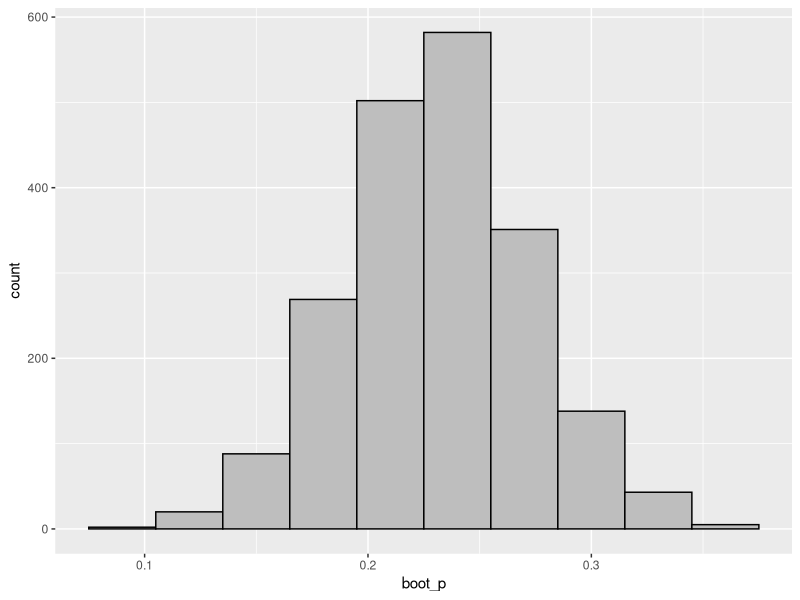
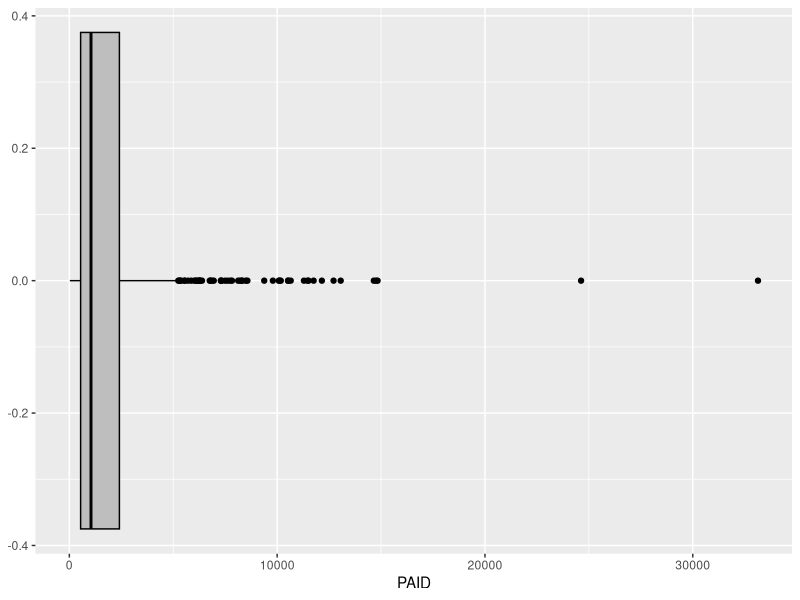
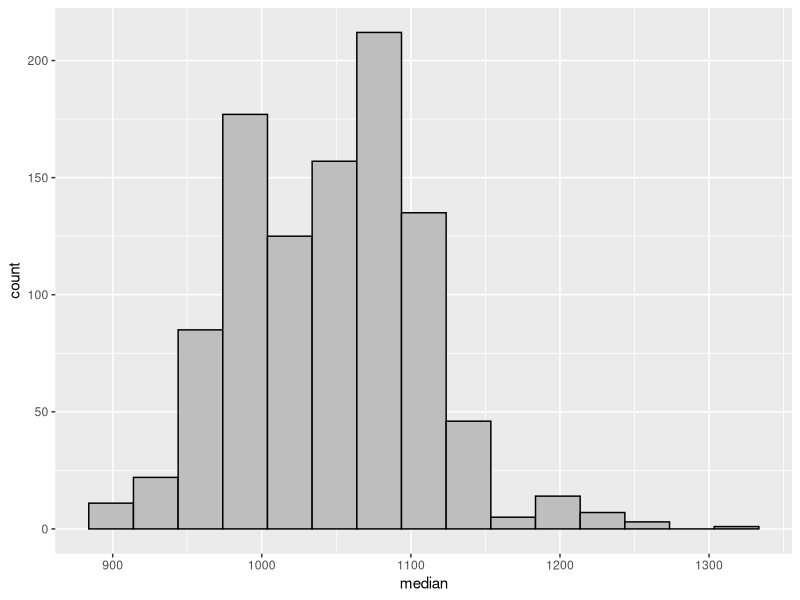

Write R code to recreate these figures, in order.
## ---- chunk 1
library(tidyverse)
library(knitr)

opts_chunk$set(warning = FALSE, message = FALSE)
## ---- chunk 2
# Instructions for how students should define tests
STUDENT_NUMBER <- 1010057028;  # replace 130 by your real student number
## ---- chunk 3
# Create a data frame
road_side <- c( rep("left", 86), rep("right", 270-86) )
roaddata <- tibble(road_side)
## ---- chunk 4
Q1a_sample_vs_pop <- "POPULATION"
## ---- chunk 5
set.seed(STUDENT_NUMBER) # Do not change this line of code

Q1b_road_sample <- roaddata %>% sample_n(size=100)
## ---- chunk 6
Q1c_i_repetitions <- 2000 ## Replace 1 by your answer
Q1c_i_simulated_values <- rep(NA, 2000) ## Replace NULL by your answer
## ---- chunk 7
road_sample <- Q1b_road_sample   # Do not change this line of code
repetitions <- Q1c_i_repetitions # Do not change this line of code
boot_p <- Q1c_i_simulated_values # Do not change this line of code
set.seed(STUDENT_NUMBER %% 1000) # Do not change this line of code


for (i in 1:repetitions)
{
  boot_samp <- road_sample %>% sample_n(size = 100, replace=TRUE)
  boot_p[i] <- as.numeric(boot_samp %>% 
                            filter(road_side == "left") %>% 
                            summarize(n()))/100
}

boot_p <- tibble(boot_p)
## ---- chunk 8
# Produce a histogram of the bootstrap sampling distribution
boot_p %>% ggplot(aes(x=boot_p)) + geom_histogram(color = "black",
                 fill = "gray",
                 bins = 10)
## ---- chunk 9
# Example: suppose you wanted to calculate the median
median <- quantile(boot_p$boot_p, p=0.5)

Q1d_90_ci_lower_bound <- quantile(boot_p$boot_p, p=0.05)
Q1d_90_ci_upper_bound <- quantile(boot_p$boot_p, p=0.95)

## ---- chunk 10
Q1e_i <- FALSE
Q1e_ii <- FALSE
Q1e_iii <- TRUE

## ---- chunk 11
Q1f <- "WIDER"
## ---- chunk 12
AutoClaims <- read_csv("auto_claims.csv")
glimpse(AutoClaims)

AutoClaims %>% select(PAID) %>% summarize(n = n(), median=median(PAID), iqr = IQR(PAID), range=max(PAID)-min(PAID))

AutoClaims %>% ggplot(aes(x=PAID)) + geom_boxplot(color = "black",
                 fill = "gray",
                 bins = 20)
## ---- chunk 13
Q2b_n <- 500 # Replace 1 by your answer
Q2b_repetitions <- 1000 # Replace 1 by your answer
Q2b_vector_for_simulated_values <- rep(NA, 1000) # Replace 1 by your answer
## ---- chunk 14
n <- Q2b_n                             # Run this line but do not change it
repetitions <- Q2b_repetitions         # Run this line but do not change it
sim <- Q2b_vector_for_simulated_values # Run this line but do not change it
set.seed(STUDENT_NUMBER %% 250)        # Run this line but do not change it

for (i in 1:repetitions)
{
  new_sim <- sample(AutoClaims$PAID ,size = n, replace=TRUE)
  sim_median <- median(new_sim)
  sim[i] <- sim_median
}
sim <- tibble(median = sim)
## ---- chunk 15
# Create your visualization here
sim %>%  ggplot(aes(median)) + geom_histogram(color = "black",
                 fill = "gray",
                 bins = 15)
## ---- chunk 16
# Example: suppose you wanted to calculate the median
median <- quantile(sim$median, p=0.5)

Q2c_95_ci_lower_bound <- quantile(sim$median, p=0.05)
Q2c_95_ci_upper_bound <- quantile(sim$median, p=0.85)
## ---- chunk 17
# Create a data frame
direction <- c( rep("right", 80), rep("left", 124-80) )
kissdata <- tibble(direction)
## ---- chunk 18
set.seed(STUDENT_NUMBER)

# Your code here
## ---- chunk 19

